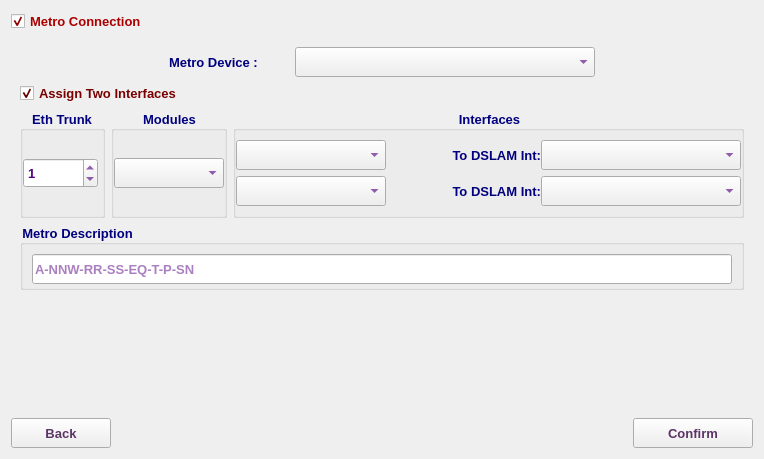
         <widget class="QWidget" name="scrollAreaWidgetContents_3">
          <property name="geometry">
           <rect>
            <x>0</x>
            <y>0</y>
            <width>764</width>
            <height>459</height>
           </rect>
          </property>
          <layout class="QVBoxLayout" name="verticalLayout_18">
           <item>
            <widget class="QCheckBox" name="metroConnCB">
             <property name="font">
              <font>
               <family>Tahoma</family>
               <pointsize>10</pointsize>
               <weight>75</weight>
               <bold>true</bold>
              </font>
             </property>
             <property name="styleSheet">
              <string notr="true">color: rgb(170, 0, 0);</string>
             </property>
             <property name="text">
              <string>Metro Connection </string>
             </property>
             <property name="checked">
              <bool>true</bool>
             </property>
            </widget>
           </item>
           <item>
            <widget class="QFrame" name="metroGB">
             <property name="minimumSize">
              <size>
               <width>0</width>
               <height>0</height>
              </size>
             </property>
             <property name="maximumSize">
              <size>
               <width>16777215</width>
               <height>380</height>
              </size>
             </property>
             <property name="font">
              <font>
               <family>Tahoma</family>
               <pointsize>10</pointsize>
               <weight>75</weight>
               <bold>true</bold>
              </font>
             </property>
             <property name="lineWidth">
              <number>0</number>
             </property>
             <layout class="QVBoxLayout" name="verticalLayout_9">
              <item>
               <layout class="QHBoxLayout" name="horizontalLayout_24">
                <item>
                 <spacer name="horizontalSpacer_25">
                  <property name="font">
                   <font>
                    <family>Tahoma</family>
                    <pointsize>10</pointsize>
                   </font>
                  </property>
                  <property name="orientation">
                   <enum>Qt::Horizontal</enum>
                  </property>
                  <property name="sizeHint" stdset="0">
                   <size>
                    <width>40</width>
                    <height>20</height>
                   </size>
                  </property>
                 </spacer>
                </item>
                <item>
                 <widget class="QLabel" name="label">
                  <property name="minimumSize">
                   <size>
                    <width>120</width>
                    <height>30</height>
                   </size>
                  </property>
                  <property name="maximumSize">
                   <size>
                    <width>150</width>
                    <height>30</height>
                   </size>
                  </property>
                  <property name="font">
                   <font>
                    <family>Tahoma</family>
                    <pointsize>10</pointsize>
                    <weight>75</weight>
                    <bold>true</bold>
                   </font>
                  </property>
                  <property name="styleSheet">
                   <string notr="true">color: rgb(0, 0, 127);</string>
                  </property>
                  <property name="text">
                   <string>Metro Device :</string>
                  </property>
                 </widget>
                </item>
                <item>
                 <widget class="QComboBox" name="cxCB">
                  <property name="minimumSize">
                   <size>
                    <width>300</width>
                    <height>30</height>
                   </size>
                  </property>
                  <property name="maximumSize">
                   <size>
                    <width>300</width>
                    <height>30</height>
                   </size>
                  </property>
                  <property name="font">
                   <font>
                    <family>Tahoma</family>
                    <pointsize>10</pointsize>
                    <weight>75</weight>
                    <bold>true</bold>
                   </font>
                  </property>
                  <property name="styleSheet">
                   <string notr="true">color: rgb(85, 0, 127);</string>
                  </property>
                 </widget>
                </item>
                <item>
                 <spacer name="horizontalSpacer_26">
                  <property name="font">
                   <font>
                    <family>Tahoma</family>
                    <pointsize>10</pointsize>
                   </font>
                  </property>
                  <property name="orientation">
                   <enum>Qt::Horizontal</enum>
                  </property>
                  <property name="sizeHint" stdset="0">
                   <size>
                    <width>40</width>
                    <height>20</height>
                   </size>
                  </property>
                 </spacer>
                </item>
               </layout>
              </item>
              <item>
               <widget class="QCheckBox" name="cxdIntCB">
                <property name="font">
                 <font>
                  <family>Tahoma</family>
                  <pointsize>10</pointsize>
                  <weight>75</weight>
                  <bold>true</bold>
                 </font>
                </property>
                <property name="styleSheet">
                 <string notr="true">color: rgb(120, 0, 0);</string>
                </property>
                <property name="text">
                 <string>Assign Two Interfaces</string>
                </property>
                <property name="checked">
                 <bool>true</bool>
                </property>
               </widget>
              </item>
              <item>
               <layout class="QHBoxLayout" name="horizontalLayout_25">
                <item>
                 <widget class="QGroupBox" name="groupBox_10">
                  <property name="maximumSize">
                   <size>
                    <width>85</width>
                    <height>16777215</height>
                   </size>
                  </property>
                  <property name="font">
                   <font>
                    <family>Tahoma</family>
                    <pointsize>10</pointsize>
                    <weight>75</weight>
                    <bold>true</bold>
                   </font>
                  </property>
                  <property name="styleSheet">
                   <string notr="true">color: rgb(0, 0, 127);</string>
                  </property>
                  <property name="title">
                   <string>Eth Trunk</string>
                  </property>
                  <property name="alignment">
                   <set>Qt::AlignCenter</set>
                  </property>
                  <layout class="QVBoxLayout" name="verticalLayout_8">
                   <property name="spacing">
                    <number>0</number>
                   </property>
                   <property name="leftMargin">
                    <number>0</number>
                   </property>
                   <property name="topMargin">
                    <number>0</number>
                   </property>
                   <property name="rightMargin">
                    <number>0</number>
                   </property>
                   <property name="bottomMargin">
                    <number>0</number>
                   </property>
                   <item>
                    <widget class="QSpinBox" name="cxEthSB">
                     <property name="minimumSize">
                      <size>
                       <width>75</width>
                       <height>30</height>
                      </size>
                     </property>
                     <property name="maximumSize">
                      <size>
                       <width>75</width>
                       <height>30</height>
                      </size>
                     </property>
                     <property name="font">
                      <font>
                       <family>Tahoma</family>
                       <pointsize>10</pointsize>
                       <weight>75</weight>
                       <bold>true</bold>
                      </font>
                     </property>
                     <property name="styleSheet">
                      <string notr="true">color: rgb(85, 0, 127);</string>
                     </property>
                     <property name="maximum">
                      <number>1000</number>
                     </property>
                     <property name="value">
                      <number>1</number>
                     </property>
                    </widget>
                   </item>
                  </layout>
                 </widget>
                </item>
                <item>
                 <widget class="QGroupBox" name="groupBox_14">
                  <property name="maximumSize">
                   <size>
                    <width>200</width>
                    <height>16777215</height>
                   </size>
                  </property>
                  <property name="font">
                   <font>
                    <family>Tahoma</family>
                    <pointsize>10</pointsize>
                    <weight>75</weight>
                    <bold>true</bold>
                   </font>
                  </property>
                  <property name="styleSheet">
                   <string notr="true">color: rgb(0, 0, 127);</string>
                  </property>
                  <property name="title">
                   <string>Modules</string>
                  </property>
                  <property name="alignment">
                   <set>Qt::AlignCenter</set>
                  </property>
                  <layout class="QVBoxLayout" name="verticalLayout_15">
                   <property name="spacing">
                    <number>0</number>
                   </property>
                   <property name="leftMargin">
                    <number>0</number>
                   </property>
                   <property name="topMargin">
                    <number>0</number>
                   </property>
                   <property name="rightMargin">
                    <number>0</number>
                   </property>
                   <property name="bottomMargin">
                    <number>0</number>
                   </property>
                   <item>
                    <widget class="QComboBox" name="cxmCB">
                     <property name="minimumSize">
                      <size>
                       <width>110</width>
                       <height>30</height>
                      </size>
                     </property>
                     <property name="maximumSize">
                      <size>
                       <width>110</width>
                       <height>30</height>
                      </size>
                     </property>
                     <property name="font">
                      <font>
                       <family>Tahoma</family>
                       <pointsize>10</pointsize>
                       <weight>75</weight>
                       <bold>true</bold>
                      </font>
                     </property>
                     <property name="styleSheet">
                      <string notr="true">color: rgb(85, 0, 127);</string>
                     </property>
                    </widget>
                   </item>
                  </layout>
                 </widget>
                </item>
                <item>
                 <widget class="QGroupBox" name="groupBox_11">
                  <property name="sizePolicy">
                   <sizepolicy hsizetype="Expanding" vsizetype="Preferred">
                    <horstretch>0</horstretch>
                    <verstretch>0</verstretch>
                   </sizepolicy>
                  </property>
                  <property name="font">
                   <font>
                    <family>Tahoma</family>
                    <pointsize>10</pointsize>
                    <weight>75</weight>
                    <bold>true</bold>
                   </font>
                  </property>
                  <property name="styleSheet">
                   <string notr="true">color: rgb(0, 0, 127);</string>
                  </property>
                  <property name="title">
                   <string>Interfaces</string>
                  </property>
                  <property name="alignment">
                   <set>Qt::AlignCenter</set>
                  </property>
                  <layout class="QVBoxLayout" name="verticalLayout_12">
                   <property name="leftMargin">
                    <number>0</number>
                   </property>
                   <property name="rightMargin">
                    <number>0</number>
                   </property>
                   <item>
                    <widget class="QFrame" name="cxInt1Frame">
                     <property name="font">
                      <font>
                       <family>Tahoma</family>
                       <pointsize>10</pointsize>
                      </font>
                     </property>
                     <property name="frameShape">
                      <enum>QFrame::NoFrame</enum>
                     </property>
                     <property name="frameShadow">
                      <enum>QFrame::Raised</enum>
                     </property>
                     <layout class="QHBoxLayout" name="horizontalLayout_8">
                      <property name="spacing">
                       <number>0</number>
                      </property>
                      <property name="leftMargin">
                       <number>0</number>
                      </property>
                      <property name="topMargin">
                       <number>0</number>
                      </property>
                      <property name="rightMargin">
                       <number>0</number>
                      </property>
                      <property name="bottomMargin">
                       <number>0</number>
                      </property>
                      <item>
                       <widget class="QComboBox" name="cxInt1CB">
                        <property name="minimumSize">
                         <size>
                          <width>150</width>
                          <height>30</height>
                         </size>
                        </property>
                        <property name="maximumSize">
                         <size>
                          <width>150</width>
                          <height>30</height>
                         </size>
                        </property>
                        <property name="font">
                         <font>
                          <family>Tahoma</family>
                          <pointsize>10</pointsize>
                          <weight>75</weight>
                          <bold>true</bold>
                         </font>
                        </property>
                        <property name="styleSheet">
                         <string notr="true">color: rgb(85, 0, 127);</string>
                        </property>
                       </widget>
                      </item>
                      <item>
                       <widget class="QLabel" name="label_6">
                        <property name="minimumSize">
                         <size>
                          <width>155</width>
                          <height>30</height>
                         </size>
                        </property>
                        <property name="maximumSize">
                         <size>
                          <width>16777215</width>
                          <height>30</height>
                         </size>
                        </property>
                        <property name="font">
                         <font>
                          <family>Tahoma</family>
                          <pointsize>10</pointsize>
                          <weight>75</weight>
                          <bold>true</bold>
                         </font>
                        </property>
                        <property name="text">
                         <string>To DSLAM Int:</string>
                        </property>
                        <property name="alignment">
                         <set>Qt::AlignRight|Qt::AlignTrailing|Qt::AlignVCenter</set>
                        </property>
                       </widget>
                      </item>
                      <item>
                       <widget class="QComboBox" name="cxi1diCB">
                        <property name="sizePolicy">
                         <sizepolicy hsizetype="Expanding" vsizetype="Fixed">
                          <horstretch>0</horstretch>
                          <verstretch>0</verstretch>
                         </sizepolicy>
                        </property>
                        <property name="minimumSize">
                         <size>
                          <width>140</width>
                          <height>30</height>
                         </size>
                        </property>
                        <property name="maximumSize">
                         <size>
                          <width>500</width>
                          <height>30</height>
                         </size>
                        </property>
                        <property name="font">
                         <font>
                          <family>Tahoma</family>
                          <pointsize>10</pointsize>
                          <weight>75</weight>
                          <bold>true</bold>
                         </font>
                        </property>
                        <property name="styleSheet">
                         <string notr="true">color: rgb(85, 0, 127);</string>
                        </property>
                       </widget>
                      </item>
                     </layout>
                    </widget>
                   </item>
                   <item>
                    <widget class="QFrame" name="cxInt2Frame">
                     <property name="font">
                      <font>
                       <family>Tahoma</family>
                       <pointsize>10</pointsize>
                      </font>
                     </property>
                     <property name="frameShape">
                      <enum>QFrame::NoFrame</enum>
                     </property>
                     <property name="frameShadow">
                      <enum>QFrame::Raised</enum>
                     </property>
                     <layout class="QHBoxLayout" name="horizontalLayout_15">
                      <property name="spacing">
                       <number>0</number>
                      </property>
                      <property name="leftMargin">
                       <number>0</number>
                      </property>
                      <property name="topMargin">
                       <number>0</number>
                      </property>
                      <property name="rightMargin">
                       <number>0</number>
                      </property>
                      <property name="bottomMargin">
                       <number>0</number>
                      </property>
                      <item>
                       <widget class="QComboBox" name="cxInt2CB">
                        <property name="minimumSize">
                         <size>
                          <width>150</width>
                          <height>30</height>
                         </size>
                        </property>
                        <property name="maximumSize">
                         <size>
                          <width>150</width>
                          <height>30</height>
                         </size>
                        </property>
                        <property name="font">
                         <font>
                          <family>Tahoma</family>
                          <pointsize>10</pointsize>
                          <weight>75</weight>
                          <bold>true</bold>
                         </font>
                        </property>
                        <property name="styleSheet">
                         <string notr="true">color: rgb(85, 0, 127);</string>
                        </property>
                       </widget>
                      </item>
                      <item>
                       <widget class="QLabel" name="label_7">
                        <property name="minimumSize">
                         <size>
                          <width>155</width>
                          <height>30</height>
                         </size>
                        </property>
                        <property name="maximumSize">
                         <size>
                          <width>16777215</width>
                          <height>30</height>
                         </size>
                        </property>
                        <property name="font">
                         <font>
                          <family>Tahoma</family>
                          <pointsize>10</pointsize>
                          <weight>75</weight>
                          <bold>true</bold>
                         </font>
                        </property>
                        <property name="text">
                         <string>To DSLAM Int:</string>
                        </property>
                        <property name="alignment">
                         <set>Qt::AlignRight|Qt::AlignTrailing|Qt::AlignVCenter</set>
                        </property>
                       </widget>
                      </item>
                      <item>
                       <widget class="QComboBox" name="cxi2diCB">
                        <property name="sizePolicy">
                         <sizepolicy hsizetype="Expanding" vsizetype="Fixed">
                          <horstretch>0</horstretch>
                          <verstretch>0</verstretch>
                         </sizepolicy>
                        </property>
                        <property name="minimumSize">
                         <size>
                          <width>140</width>
                          <height>30</height>
                         </size>
                        </property>
                        <property name="maximumSize">
                         <size>
                          <width>500</width>
                          <height>30</height>
                         </size>
                        </property>
                        <property name="font">
                         <font>
                          <family>Tahoma</family>
                          <pointsize>10</pointsize>
                          <weight>75</weight>
                          <bold>true</bold>
                         </font>
                        </property>
                        <property name="styleSheet">
                         <string notr="true">color: rgb(85, 0, 127);</string>
                        </property>
                       </widget>
                      </item>
                     </layout>
                    </widget>
                   </item>
                  </layout>
                 </widget>
                </item>
               </layout>
              </item>
              <item>
               <widget class="QGroupBox" name="groupBox_12">
                <property name="maximumSize">
                 <size>
                  <width>16777215</width>
                  <height>66</height>
                 </size>
                </property>
                <property name="font">
                 <font>
                  <family>Tahoma</family>
                  <pointsize>10</pointsize>
                  <weight>75</weight>
                  <bold>true</bold>
                 </font>
                </property>
                <property name="styleSheet">
                 <string notr="true">color: rgb(0, 0, 127);</string>
                </property>
                <property name="title">
                 <string>Metro Description</string>
                </property>
                <layout class="QHBoxLayout" name="horizontalLayout_11">
                 <item>
                  <widget class="QLineEdit" name="cxDescLE">
                   <property name="minimumSize">
                    <size>
                     <width>0</width>
                     <height>30</height>
                    </size>
                   </property>
                   <property name="maximumSize">
                    <size>
                     <width>16777215</width>
                     <height>30</height>
                    </size>
                   </property>
                   <property name="font">
                    <font>
                     <family>Tahoma</family>
                     <pointsize>10</pointsize>
                     <weight>75</weight>
                     <bold>true</bold>
                    </font>
                   </property>
                   <property name="styleSheet">
                    <string notr="true">color: rgb(85, 0, 127);</string>
                   </property>
                   <property name="readOnly">
                    <bool>true</bool>
                   </property>
                   <property name="placeholderText">
                    <string>A-NNW-RR-SS-EQ-T-P-SN</string>
                   </property>
                  </widget>
                 </item>
                </layout>
               </widget>
              </item>
             </layout>
            </widget>
           </item>
           <item>
            <spacer name="verticalSpacer">
             <property name="orientation">
              <enum>Qt::Vertical</enum>
             </property>
             <property name="sizeHint" stdset="0">
              <size>
               <width>20</width>
               <height>40</height>
              </size>
             </property>
            </spacer>
           </item>
           <item>
            <layout class="QHBoxLayout" name="horizontalLayout_3">
             <item>
              <widget class="QPushButton" name="metroBackBtn">
               <property name="enabled">
                <bool>true</bool>
               </property>
               <property name="sizePolicy">
                <sizepolicy hsizetype="Preferred" vsizetype="Preferred">
                 <horstretch>0</horstretch>
                 <verstretch>0</verstretch>
                </sizepolicy>
               </property>
               <property name="minimumSize">
                <size>
                 <width>100</width>
                 <height>30</height>
                </size>
               </property>
               <property name="maximumSize">
                <size>
                 <width>200</width>
                 <height>30</height>
                </size>
               </property>
               <property name="font">
                <font>
                 <family>Tahoma</family>
                 <pointsize>10</pointsize>
                 <weight>75</weight>
                 <bold>true</bold>
                </font>
               </property>
               <property name="styleSheet">
                <string notr="true">color: rgb(92, 53, 102);</string>
               </property>
               <property name="text">
                <string>Back</string>
               </property>
               <property name="icon">
                <iconset resource="../../../../../image.qrc">
                 <normaloff>:/Image/back.png</normaloff>:/Image/back.png</iconset>
               </property>
               <property name="iconSize">
                <size>
                 <width>20</width>
                 <height>20</height>
                </size>
               </property>
              </widget>
             </item>
             <item>
              <spacer name="horizontalSpacer">
               <property name="font">
                <font>
                 <family>Tahoma</family>
                 <pointsize>10</pointsize>
                </font>
               </property>
               <property name="orientation">
                <enum>Qt::Horizontal</enum>
               </property>
               <property name="sizeHint" stdset="0">
                <size>
                 <width>40</width>
                 <height>20</height>
                </size>
               </property>
              </spacer>
             </item>
             <item>
              <widget class="QPushButton" name="okBtn">
               <property name="enabled">
                <bool>true</bool>
               </property>
               <property name="sizePolicy">
                <sizepolicy hsizetype="Preferred" vsizetype="Preferred">
                 <horstretch>0</horstretch>
                 <verstretch>0</verstretch>
                </sizepolicy>
               </property>
               <property name="minimumSize">
                <size>
                 <width>120</width>
                 <height>30</height>
                </size>
               </property>
               <property name="maximumSize">
                <size>
                 <width>200</width>
                 <height>30</height>
                </size>
               </property>
               <property name="font">
                <font>
                 <family>Tahoma</family>
                 <pointsize>10</pointsize>
                 <weight>75</weight>
                 <bold>true</bold>
                </font>
               </property>
               <property name="styleSheet">
                <string notr="true">color: rgb(92, 53, 102);</string>
               </property>
               <property name="text">
                <string>Confirm</string>
               </property>
               <property name="icon">
                <iconset resource="../../../../../image.qrc">
                 <normaloff>:/Image/plan.png</normaloff>:/Image/plan.png</iconset>
               </property>
               <property name="iconSize">
                <size>
                 <width>20</width>
                 <height>20</height>
                </size>
               </property>
              </widget>
             </item>
            </layout>
           </item>
          </layout>
         </widget>
